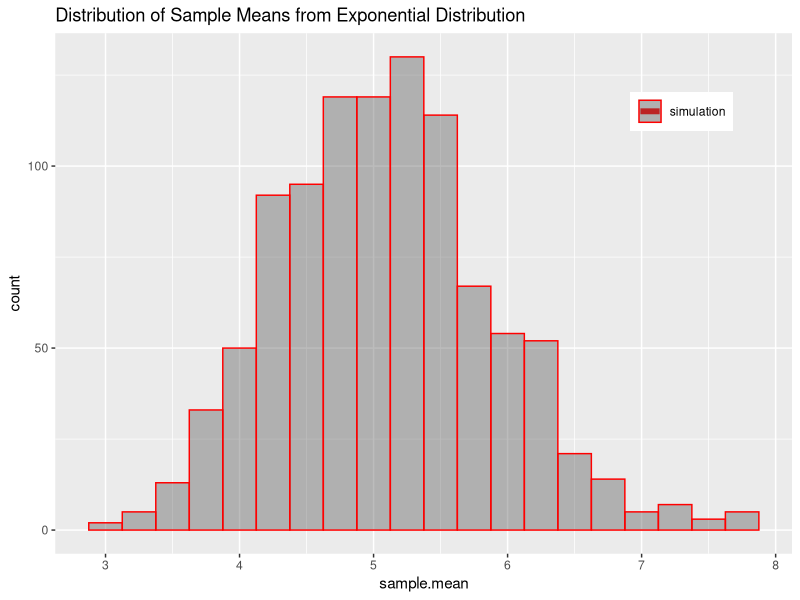

Write the R code that produced this figure.
## ---- chunk 1
library(ggplot2)
## creates simulated data:
## 1) original population from simulated exponential distribution
## 2) DoSM from 40 samples from the original population
## 3) distribution of sample standard deviations
createSimData <- function(exp.rate = 0.2) {
    data.exp.dosm <- data.frame(pop = rexp(1000, exp.rate),
                                sample.mean = rep(-1, 1000),
                                sample.sdev = rep(-1, 1000))
    for(i in 1:1000) {
        draws <- sample(data.exp.dosm$pop, 40)
        data.exp.dosm$sample.mean[i] <- mean(draws)
        data.exp.dosm$sample.sdev[i] <- sd(draws)
    }
    
    return(data.exp.dosm)
}

## creates plots of the simulated distributions
createExpDoSM <- function(mean.sim = 5, sd.sim = 5 / sqrt(40),
                          bw = 0.25, title1="", title2="") {
    library(ggplot2)
    # get frequency instead of density
    fnorm <- function(scale, ...) { return(scale * dnorm(...)) }
    
    # create some data to work with
    simData <- createSimData()
    freq.scale <- 1000 * bw
    # overlay normal frequency dist over histogram of DoSM
    p <- ggplot(simData, geom = 'blank')
    p <- p + aes(x = sample.mean, colour = 'simulation')
    # overlay normal frequency distribution
    p <- p + stat_function(fun = fnorm,
                           arg = list(scale=freq.scale,
                                      mean=mean.sim,
                                      sd=sd.sim),
                           aes(colour = 'normal'), size = 2)
    p <- p + geom_histogram(aes(x = sample.mean), alpha = 0.4, binwidth = bw)
    p <- p + scale_colour_manual(name = '', values = c('red', 'blue'))
    p <- p + theme(legend.position = c(0.85, 0.85),
                   legend.title = element_blank())
    p <- p + ggtitle(title1)
    
    print(p)
}

t1 <- "Distribution of Sample Means from Exponential Distribution"
createExpDoSM(title1 = t1)

## ---- chunk 2
# TODO
